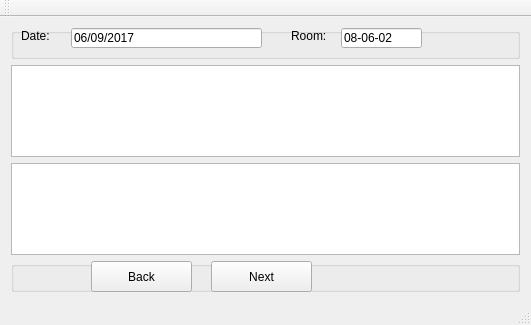
<?xml version="1.0" encoding="UTF-8"?>
<ui version="4.0">
 <class>Timetable</class>
 <widget class="QMainWindow" name="Timetable">
  <property name="geometry">
   <rect>
    <x>0</x>
    <y>0</y>
    <width>531</width>
    <height>325</height>
   </rect>
  </property>
  <property name="windowTitle">
   <string>Timetable</string>
  </property>
  <widget class="QWidget" name="centralWidget">
   <layout class="QVBoxLayout" name="verticalLayout">
    <item>
     <widget class="QGroupBox" name="groupBox">
      <property name="title">
       <string/>
      </property>
      <widget class="QLabel" name="label">
       <property name="geometry">
        <rect>
         <x>10</x>
         <y>0</y>
         <width>41</width>
         <height>16</height>
        </rect>
       </property>
       <property name="text">
        <string>Date:</string>
       </property>
       <property name="buddy">
        <cstring>lineEdit</cstring>
       </property>
      </widget>
      <widget class="QLabel" name="label_2">
       <property name="geometry">
        <rect>
         <x>280</x>
         <y>0</y>
         <width>71</width>
         <height>16</height>
        </rect>
       </property>
       <property name="text">
        <string>Room:</string>
       </property>
       <property name="buddy">
        <cstring>lineEdit_2</cstring>
       </property>
      </widget>
      <widget class="QLineEdit" name="lineEdit">
       <property name="geometry">
        <rect>
         <x>60</x>
         <y>0</y>
         <width>191</width>
         <height>20</height>
        </rect>
       </property>
       <property name="text">
        <string>06/09/2017</string>
       </property>
      </widget>
      <widget class="QLineEdit" name="lineEdit_2">
       <property name="geometry">
        <rect>
         <x>330</x>
         <y>0</y>
         <width>81</width>
         <height>20</height>
        </rect>
       </property>
       <property name="text">
        <string>08-06-02</string>
       </property>
      </widget>
     </widget>
    </item>
    <item>
     <widget class="QTableWidget" name="tableWidget">
      <property name="sizePolicy">
       <sizepolicy hsizetype="Expanding" vsizetype="Expanding">
        <horstretch>0</horstretch>
        <verstretch>0</verstretch>
       </sizepolicy>
      </property>
      <property name="font">
       <font>
        <pointsize>7</pointsize>
       </font>
      </property>
      <property name="styleSheet">
       <string notr="true"/>
      </property>
      <property name="textElideMode">
       <enum>Qt::ElideMiddle</enum>
      </property>
     </widget>
    </item>
    <item>
     <widget class="QTableWidget" name="tableWidget_2">
      <property name="font">
       <font>
        <pointsize>7</pointsize>
       </font>
      </property>
     </widget>
    </item>
    <item>
     <widget class="QGroupBox" name="groupBox_2">
      <property name="title">
       <string/>
      </property>
      <widget class="QPushButton" name="pushButton">
       <property name="geometry">
        <rect>
         <x>80</x>
         <y>0</y>
         <width>101</width>
         <height>31</height>
        </rect>
       </property>
       <property name="text">
        <string>Back</string>
       </property>
      </widget>
      <widget class="QPushButton" name="pushButton_2">
       <property name="geometry">
        <rect>
         <x>200</x>
         <y>0</y>
         <width>101</width>
         <height>31</height>
        </rect>
       </property>
       <property name="text">
        <string>Next</string>
       </property>
      </widget>
     </widget>
    </item>
   </layout>
  </widget>
  <widget class="QMenuBar" name="menuBar">
   <property name="geometry">
    <rect>
     <x>0</x>
     <y>0</y>
     <width>531</width>
     <height>27</height>
    </rect>
   </property>
  </widget>
  <widget class="QToolBar" name="mainToolBar">
   <attribute name="toolBarArea">
    <enum>TopToolBarArea</enum>
   </attribute>
   <attribute name="toolBarBreak">
    <bool>false</bool>
   </attribute>
  </widget>
  <widget class="QStatusBar" name="statusBar"/>
 </widget>
 <layoutdefault spacing="6" margin="11"/>
 <resources/>
 <connections/>
</ui>
